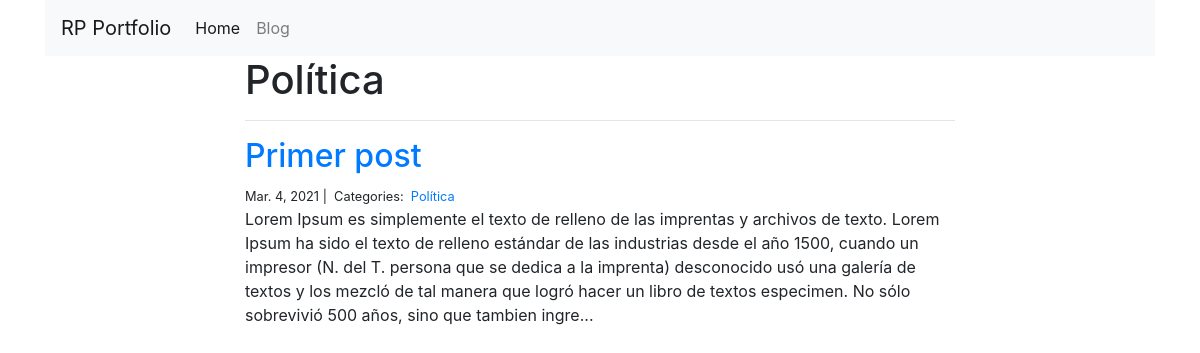
Page /blog/Política/ on the committed database.
### blog/models.py (models this page shows)
class Category(models.Model):
    name = models.CharField(max_length=20)

class Post(models.Model):
    title = models.CharField(max_length=255)
    body = models.TextField()
    created_on = models.DateTimeField(auto_now_add=True)
    last_modified = models.DateTimeField(auto_now=True)
    categories = models.ManyToManyField('Category', related_name='posts')

### blog/views.py (the view)
# urls.py: path("<category>/", views.blog_category, name="blog_category"),
def blog_category(request, category):
    posts = Post.objects.filter(
        categories__name__contains=category
    ).order_by(
        '-created_on'
    )
    context = {
        "category": category,
        "posts": posts
    }
    return render(request, "blog_category.html", context)

### templates/blog_category.html
{% extends "base.html" %}
{% block page_content %}
<div class="col-md-8 offset-md-2">
    <h1>{{ category | title }}</h1>
    <hr>
    {% for post in posts %}
        <h2><a href="{% url 'blog_detail' post.pk%}">{{ post.title }}</a></h2>
        <small>
            {{ post.created_on.date }} |&nbsp;
            Categories:&nbsp;
            {% for category in post.categories.all %}
            <a href="{% url 'blog_category' category.name %}">
                {{ category.name }}
            </a>&nbsp;
            {% endfor %}
        </small>
        <p>{{ post.body | slice:":400" }}...</p>
    {% endfor %}
</div>
{% endblock %}

### rows in the picture
Category: name "Política"
Post: title "Primer post", created_on "Mar. 4, 2021", body "Lorem Ipsum es simplemente el texto de relleno de las imprentas y archivos de texto. Lorem Ipsum ha sido el texto de relleno estándar de las industrias desde el año 1500, cuando un impresor (N. del T. persona que se dedica a la imprenta) desconocido usó una galería de textos y los mezcló de tal manera que logró hacer un libro de textos especimen. No sólo sobrevivió 500 años, sino que tambien ingre"
